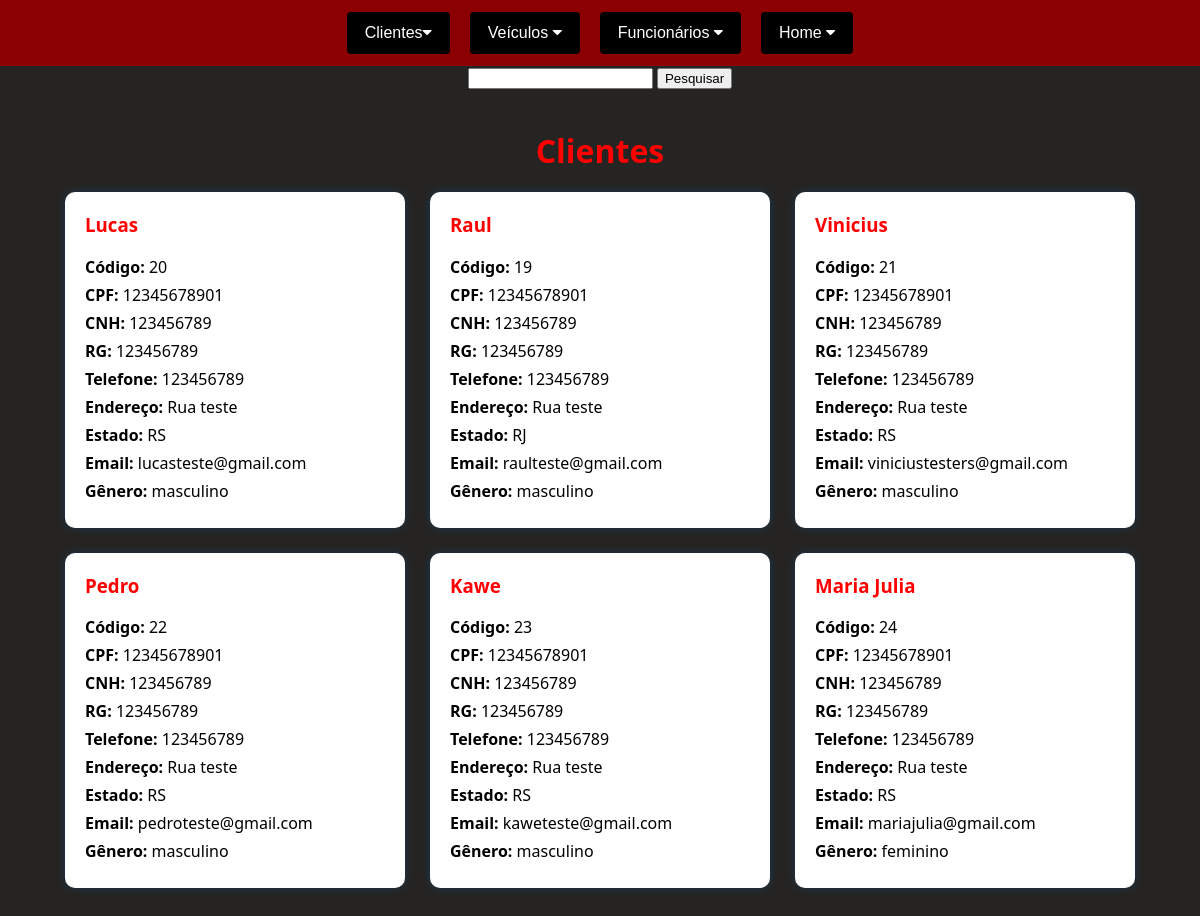
Screenshot of /exibirClientes.php with the database file from the repository.
### tables this page shows
CREATE TABLE IF NOT EXISTS `clientes` (
  `id` int(11) NOT NULL AUTO_INCREMENT,
  `nome` varchar(50) NOT NULL,
  `cpf` varchar(14) NOT NULL,
  `cnh` varchar(15) NOT NULL,
  `rg` varchar(12) NOT NULL,
  `telefone` varchar(15) NOT NULL,
  `endereco` varchar(30) NOT NULL,
  `estado` varchar(2) NOT NULL,
  `email` varchar(90) NOT NULL,
  `genero` varchar(50) NOT NULL,
  `senha` varchar(50) NOT NULL,
  PRIMARY KEY (`id`)
);

### exibirClientes.php (the view, shortened to what this page needs)
<?php
  include_once("conexao.php");
?>
<!DOCTYPE html>
<html lang="pt-br">
<head>
  <link rel="stylesheet" href="https://cdnjs.cloudflare.com/ajax/libs/font-awesome/4.7.0/css/font-awesome.min.css">
  <link rel="stylesheet" type="text/css" href="listar1.css">
</head>
<body class="bodys">
<div class="topnav">
  <div class="dropdown">
    <button class="dropbtn">Clientes<i class="fa fa-caret-down"></i></button>
  </div>
  <div class="dropdown">
    <button class="dropbtn">Veículos <i class="fa fa-caret-down"></i></button>
  </div>
  <div class="dropdown">
    <button class="dropbtn">Funcionários <i class="fa fa-caret-down"></i></button>
  </div>
  <div class="dropdown">
    <button class="dropbtn">Home <i class="fa fa-caret-down"></i></button>
  </div>
</div>
<center>
<form name="edit_usuario" method="POST" action="">
  <input type="text" name="nome">
 <input type="submit" value="Pesquisar" name="EditarUsuario">
</form>
</center>
<h1>Clientes</h1>
<div class="clientes-container">
<?php
if (empty($dados['EditarUsuario'])) {
    $nome = filter_input(INPUT_POST, 'nome');
      $result_clientes = "SELECT * FROM clientes WHERE nome LIKE '%$nome%' ";
    $resultado_clientes = mysqli_query($conn, $result_clientes);
    while($row_cliente = mysqli_fetch_assoc($resultado_clientes))
     {
    echo "<div class='cliente-card'>";
    echo "<h3>{$row_cliente['nome']}</h3>";
    echo "<p><strong>Código:</strong> {$row_cliente['id']}</p>";
    echo "<p><strong>CPF:</strong> {$row_cliente['cpf']}</p>";
    echo "<p><strong>CNH:</strong> {$row_cliente['cnh']}</p>";
    echo "<p><strong>RG:</strong> {$row_cliente['rg']}</p>";
    echo "<p><strong>Telefone:</strong> {$row_cliente['telefone']}</p>";
    echo "<p><strong>Endereço:</strong> {$row_cliente['endereco']}</p>";
    echo "<p><strong>Estado:</strong> {$row_cliente['estado']}</p>";
    echo "<p><strong>Email:</strong> {$row_cliente['email']}</p>";
    echo "<p><strong>Gênero:</strong> {$row_cliente['genero']}</p>";
    echo "</div>";
  }
}
?>
</div>
</body>
</html>

### listar1.css (style rules this page uses)
body { background-color: black; font-family: 'Segoe UI', Tahoma, Geneva, Verdana, sans-serif; margin: 0; padding: 0; }
.topnav { background-color: darkred; overflow: visible; display: flex; justify-content: center; padding: 12px; position: relative; z-index: 10; }
.dropdown { position: relative; display: inline-block; margin: 0 10px; z-index: 30; }
.dropbtn { background-color: black; color: white; padding: 12px 18px; font-size: 16px; border: none; cursor: pointer; border-radius: 4px; }
h1 { text-align: center; color: white; margin: 40px 0 20px; }
.clientes-container { display: flex; flex-wrap: wrap; justify-content: center; gap: 25px; padding: 0 20px 40px; }
.cliente-card { background-color: white; border-radius: 10px; box-shadow: 0px 0px 10px rgba(0, 123, 255, 0.2); padding: 20px; width: 300px; color: black; transition: transform 0.3s ease; }
.cliente-card h3 { margin-top: 0; color: red; }
.cliente-card p { margin: 6px 0; }
body { background-color: #252422; font-family: 'Segoe UI', Tahoma, Geneva, Verdana, sans-serif; margin: 0; padding: 0; }
h1 { text-align: center; color: red; margin: 40px 0 20px; }

### rows the page displays
clientes: nome "Lucas", id "20", cpf "12345678901", cnh "123456789", rg "123456789", telefone "123456789", endereco "Rua teste", estado "RS", email "lucasteste@gmail.com", genero "masculino"
clientes: nome "Raul", id "19", cpf "12345678901", cnh "123456789", rg "123456789", telefone "123456789", endereco "Rua teste", estado "RJ", email "raulteste@gmail.com", genero "masculino"
clientes: nome "Vinicius", id "21", cpf "12345678901", cnh "123456789", rg "123456789", telefone "123456789", endereco "Rua teste", estado "RS", email "viniciustesters@gmail.com", genero "masculino"
clientes: nome "Pedro", id "22", cpf "12345678901", cnh "123456789", rg "123456789", telefone "123456789", endereco "Rua teste", estado "RS", email "pedroteste@gmail.com", genero "masculino"
clientes: nome "Kawe", id "23", cpf "12345678901", cnh "123456789", rg "123456789", telefone "123456789", endereco "Rua teste", estado "RS", email "kaweteste@gmail.com", genero "masculino"
clientes: nome "Maria Julia", id "24", cpf "12345678901", cnh "123456789", rg "123456789", telefone "123456789", endereco "Rua teste", estado "RS", email "mariajulia@gmail.com", genero "feminino"
